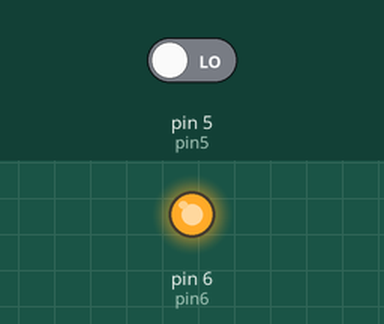
This sketch was run on a simulated Arduino Uno, built with avr-gcc and run on an emulated ATmega328P. Shown: output pins drawn as LEDs (lit = HIGH). The test bench sets the inputs (shaded band); at power-on: pin 5 (pin5) LOW. What the sketch prints to the serial monitor is not drawn.

Above: at 0.1 s.
Timing chart, 0 to 1.6 s (numbered marks = the images above):
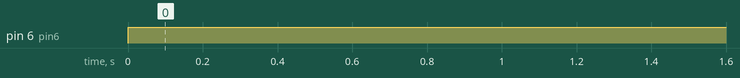

The sketch:

Check_ic_v1.0.ino
```cpp
int i = 0;
int pin6 = 6;
int pin7 = 7;
int pin5 = 5;
int arr[10] ;
int sta = -1;
void setup() {
  Serial.begin(9600);
}
//---------------------------------------------------------------------The loop function runs over and over again forever ------------------------------------//
void loop() {
  while(i < 1){
  Serial.println("LEST_START");
    setup_1();
    Mode_1();
    sta = CheckIC_1();
    //Serial.println("MODE1");
      if(sta == 11){
      Serial.println("MODE2");
      setup_2();
      Mode_2();
      sta = CheckIC_2();
      }
      if(sta == 22){
        Serial.println("MODE3");
      setup_3();
      //Mode_3();

      }

  //Serial.println("arr[1]" + int(arr[0]));
  Serial.println("END");
  i++;
  }
}
//end loop
//----------------------------------------------------------------------------------------end loop----------------------------------------------------------//
// statuss
void statuss(){
   if(digitalRead(pin5) == HIGH){
      Serial.println("HIGH");
  }
    if(digitalRead(pin5) == LOW){
    Serial.println("LOW");
  }
}
//-------------------------------------------- Check Number IC ----------------------------------//
// CheckIC_1
int CheckIC_1(){

  if((arr[0] == 0) && (arr[1] == 1) && (arr[2] == 1) && (arr[3] == 1) ){
    Serial.println("IC 7432 OR GATE");
    return 1;
  }
  if((arr[0] == 0) && (arr[1] == 0) && (arr[2] == 0) && (arr[3] == 1) ){
    Serial.println("IC 7408 AND GATE");
    return 1;
  }
  if((arr[0] == 0) && (arr[1] == 1) && (arr[2] == 1) && (arr[3] == 0) ){
    Serial.println("IC 7486 XOR GATE");
    return 1;
  }
  if((arr[0] == 1) && (arr[1] == 1) && (arr[2] == 1) && (arr[3] == 0) ){
    Serial.println("IC 7400 NAND GATE");
    return 1;
  }
  return 11;
}
// CheckIC_2
int CheckIC_2(){
  if((arr[0] == 1) && (arr[1] == 0) && (arr[2] == 1) && (arr[3] == 0) ){
    Serial.println("IC 7404 NOT GATE");
    return 22;
  }
  else Serial.println("IC 74??");
  return 22;
}
//-------------------------------------------- End Check Number IC ----------------------------------//
//--------------------------------------------- Select Mode ----------------------------------------//
//-----------------------------------Mode(1) 2 in 1
void Mode_1(){
  digitalWrite(pin6,LOW);
  digitalWrite(pin7,LOW);
  arr[0] = digitalRead(pin5);
  statuss();
  //delay(1000);
  digitalWrite(pin6,LOW);
  digitalWrite(pin7,HIGH);
  arr[1] = digitalRead(pin5);
  statuss();
  //delay(1000);
  digitalWrite(pin6,HIGH);
  digitalWrite(pin7,LOW);
  arr[2] = digitalRead(pin5);
  statuss();
  //delay(1000);
  digitalWrite(pin6,HIGH);
  digitalWrite(pin7,HIGH);
  arr[3] = digitalRead(pin5);
  statuss();
  //delay(1000);
}

//---------------------------------------Mode(1) 1 in 1
void Mode_2(){
  digitalWrite(pin6,LOW);
  //digitalWrite(pin7,LOW);
  arr[0] = digitalRead(pin7);
  //statuss();
  //delay(1000);

  digitalWrite(pin6,HIGH);
  //digitalWrite(pin7,HIGH);
  arr[1] = digitalRead(pin7);
  //statuss();
  //delay(1000);

  digitalWrite(pin6,LOW);
  //digitalWrite(pin7,LOW);
  arr[2] = digitalRead(pin7);
  //statuss();
  //delay(1000);

  digitalWrite(pin6,HIGH);
  //digitalWrite(pin7,HIGH);
  arr[3] = digitalRead(pin7);
  //statuss();
  //delay(1000);
}
//------------------------------------------- End Select Mode ----------------------------------------//

//---------------------------------------------- Setup mode --------------------------//
//Setup mode_1 2 in 1
void setup_1() {
  pinMode(7,OUTPUT);
  pinMode(6,OUTPUT);
  pinMode(5,INPUT);
}
//Setup mode_2 1 in 1
void setup_2() {
  //Serial.begin(9700);
  pinMode(7,OUTPUT);
  pinMode(6,INPUT);
  //pinMode(5,INPUT);
  //Serial.println("MODE2");
}
//Setup mode_3 1 in 2
void setup_3() {
  //Serial.begin(9700);
  pinMode(6,OUTPUT);
  pinMode(7,INPUT);
  //pinMode(5,INPUT);
  //Serial.println("MODE2");
}
//---------------------------------------------- End Setup mode --------------------------//
```

Measured:
- by itself, pin 6 (pin6): LOW → HIGH at 0.00 s
